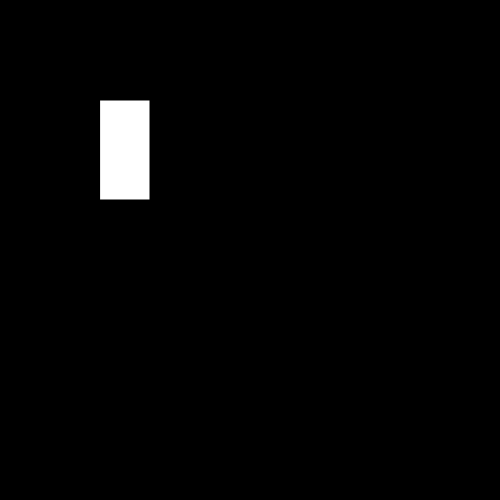
Frame 1 (no input)
Frame 60 (no input): identical to frame 1, image omitted
Frame 120 (the mouse pressed at the canvas centre since frame 60): identical to frame 1, image omitted

The p5.js sketch that drew this single still picture (run headless with seeded random() and noise() and a simulated clock; from frame 60 on, the mouse is pressed at the canvas centre):

// p5.js sketch
// ── sketch.js
function setup(){
   //create the canvas in which you will draw stuff
   createCanvas(500,500)

   // set the background color to black
   background(0)

   // set the rectangle's color to white
   fill(255)

   // draw a rectangle to the canvas
   rect(100, 100, 50, 100)
}


// we are not using the draw() function yet...
function draw(){

}
